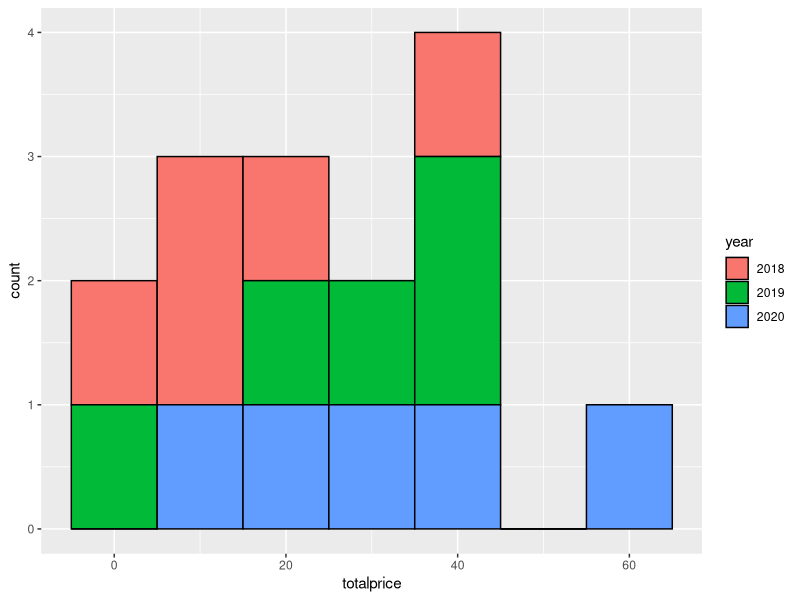

Generate this figure with R:
## ---- chunk 1

library(tidyverse) # This is required for TidyClean up

## ---- chunk 2
untidy_data <- read_csv("data/untidy_data.csv", show_col_types = FALSE) #We are summoning our data! 
tidy_data <- read_csv("data/tidy_data.csv", show_col_types = FALSE)
## ---- chunk 3
tidy_data %>%
  group_by(customer_id) %>%
  summarise(
    total_items = sum(items),
    total_price = sum(totalprice)
  ) #This is a tibble that we created changing variable name and taking the values


# select just the customer ID and 3 total price columns
wide_totalprice <- select(
  .data = untidy_data,
  customer_id, 
  `2018` = totalprice_2018,
  `2019` = totalprice_2019,
  `2020` = totalprice_2020
)

wide_totalprice

long_totalprice <- pivot_longer( #Pivot Longer just make everything longer
  data = wide_totalprice,
  cols = `2018`:`2020`,
  names_to = "year",
  values_to = "totalprice")

long_totalprice

ggplot(long_totalprice, aes(x = totalprice, fill = year)) +
  geom_histogram(binwidth = 10, color = "black")

## ---- chunk 4
wide_by_customer <- pivot_wider(
  data = long_totalprice,
  id_cols = year, # identifying column(s)
  names_from = customer_id, # the new column names
  names_prefix = "C_", # prefix for new column names
  values_from = totalprice # the new column values
)

wide_by_customer
## ---- chunk 5
longer_data <- pivot_longer(
  data = untidy_data, 
  cols = itemsprice_2018:totalprice_2020, # columns to make long 
  names_to = c("category", "year"), # new column names for cols
  names_sep = "_", # how to split cols into new columns
  # names_pattern = "(.*)_(.*)", # alternative to names_sep
  values_to = "value", # new column name for values
  
  # make sure new columns are the right data type
  names_transform = list(year = as.integer),
  values_transform = list(value = as.character) 
)

longer_data

wider_data <- pivot_wider(
  data = longer_data,
  id_cols = c(customer_id, year),
  names_from = category,
  values_from = value
)

wider_data
## ---- chunk 6

split_data <- separate(
  data = wider_data, 
  col = itemsprice, # the column to split
  into = c("items", "price_per_item"), # the new columns to create
  sep = " ", # split col by space
  remove = TRUE, # whether to remove to old col
  convert = TRUE # whether to fix the data type of the new columns
)

mutated_data <- mutate(
  .data = split_data,
  price_per_item = stringr::str_replace_all(
    string = price_per_item, 
    pattern = "[()]", 
    replacement = ""
  )
)

# check the data types
glimpse(mutated_data)

tidy_data <- type_convert(
  df = mutated_data,
  trim_ws = TRUE # removes spaces before and after values
)

# check the data types
glimpse(tidy_data)
## ---- chunk 7
untidy_data <- read_csv("data/untidy_data.csv", 
                        show_col_types = FALSE)

longer_data <- pivot_longer(
  data = untidy_data,
  cols = itemsprice_2018:totalprice_2020,
  names_to = c("category", "year"),
  names_sep = "_", 
  values_to = "value", 
  names_transform = list(year = as.integer),
  values_transform = list(value = as.character) 
) 

wider_data <- pivot_wider(
  data = longer_data,
  id_cols = c(customer_id, year),
  names_from = category,
  values_from = value
)

split_data <- separate(
  data = wider_data,
  col = itemsprice,
  into = c("items", "price_per_item"),
  sep = " ", 
  remove = TRUE, 
  convert = TRUE
) 

mutated_data <- mutate(
  .data = split_data,
  price_per_item = stringr::str_replace_all(
    string = price_per_item, 
    pattern = "[()]", 
    replacement = ""
  )
) 

tidy_data <- type_convert(
  df = mutated_data,
  trim_ws = TRUE
)
